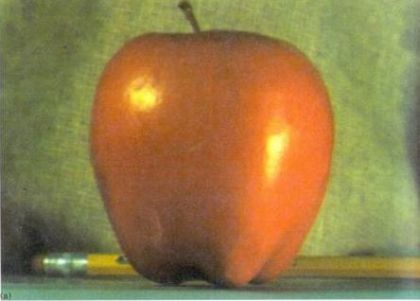
%> input picture image_pyramid/apple1.jpg, 420 x 301 px
$ octave --eval "convertImage(imread('../../image_pyramid/apple1.jpg'));"   (GNU Octave 9; MATLAB toolbox functions it lacks are replaced by stand-ins)
%> lines starting %> are read from the running program, lines starting %| are printed output that depends on the picture; in (x1, y1, x2, y2) boxes, pixels count from 0 and x2, y2 are one past the last pixel; in counts of white or black regions, pixels touching at a corner belong together; the program's own positions count from 1
% image conversion function
function convertImage(I)
    % check dimensions of the image
    dims = length(size(I));
%> dims = 3

    if dims == 3  % if the image is RGB
        % convert RGB to grayscale
        grayI = rgb2gray(I);
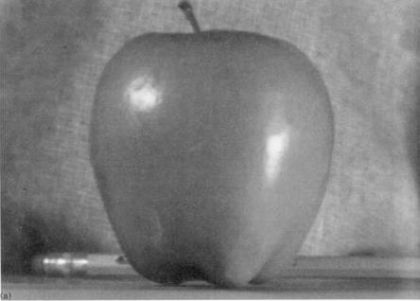
%> grayI: size 301x420 uint8; min 20, max 250, mean 125.1
        disp('converted to grayscale from RGB');

        % convert grayscale to binary
        binaryI = imbinarize(grayI);  % first normalize and then put the threshold
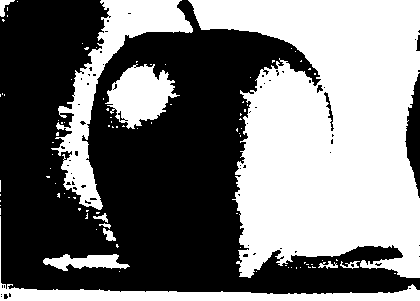
%> binaryI: size 301x420 logical; 46.9% white; 93 white regions (82 under 20 px), largest, box (x1, y1, x2, y2) and area: (188, 0, 420, 278) 44073, (51, 0, 193, 210) 6736, (0, 216, 420, 301) 4100
%> `convertImage(imread('../../image_pyramid/apple1.jpg'));`:
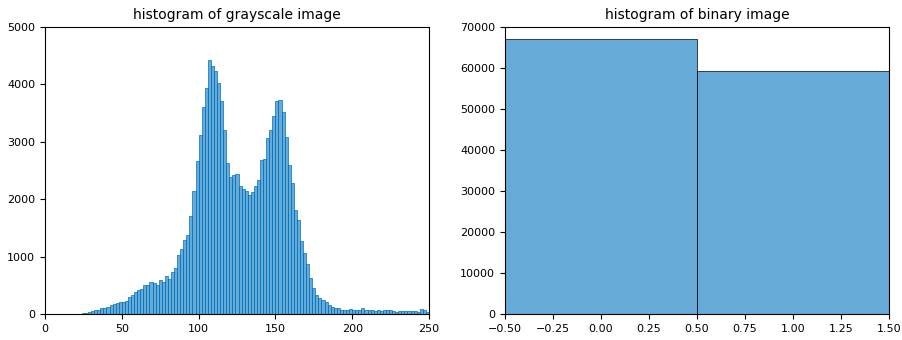
%> figure redrawn from the program's plot data, 2 panels; panel 1: tallest bar 4424 high, from x = 106 to 108
        disp('converted to binary');

        % plot RGB, grayscale, and binary images
        figure;
        subplot(1, 3, 1); % first subplot
        imshow(I);
        title('RGB image');

        subplot(1, 3, 2); % second subplot
        imshow(grayI);
        title('grayscale image');

        subplot(1, 3, 3); % third subplot
        imshow(binaryI);
        title('binary image');

        % plot histograms
        figure;
        subplot(1, 2, 1);
        histogram(grayI);
        title('histogram of grayscale image');

        subplot(1, 2, 2);
        histogram(binaryI);
        title('histogram of binary image');

    elseif dims == 2  % if the image is already grayscale
        disp('already grayscale');

        % convert grayscale to binary
        binaryI = imbinarize(I);
        disp('converted to binary');

        % plot grayscale and binary images
        figure;
        subplot(1, 2, 1); % first subplot
        imshow(I);
        title('grayscale image');

        subplot(1, 2, 2); % second subplot
        imshow(binaryI);
        title('binary image');

        % plot histograms
        figure;
        subplot(1, 2, 1);
        histogram(I);
        title('histogram of grayscale image');

        subplot(1, 2, 2);
        histogram(binaryI);
        title('histogram of binary image');

    else
        disp('unsupported image dimensions.');
    end
end

$ run again, on image_pyramid/blend.jpg
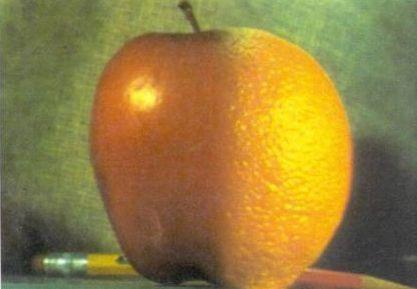
%> input picture image_pyramid/blend.jpg, 417 x 289 px
%> in convertImage, `binaryI = imbinarize(grayI);`:
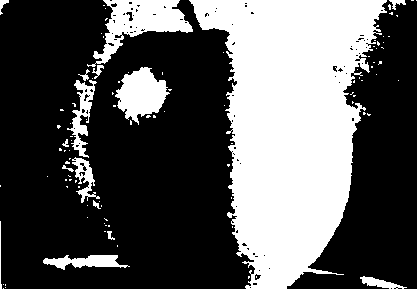
%> binaryI: size 289x417 logical; 34.8% white; 102 white regions (86 under 20 px), largest, box (x1, y1, x2, y2) and area: (189, 0, 387, 289) 34262, (87, 0, 193, 67) 2796, (115, 67, 170, 125) 1851
%> `convertImage(imread('../../image_pyramid/apple1.jpg'));`:
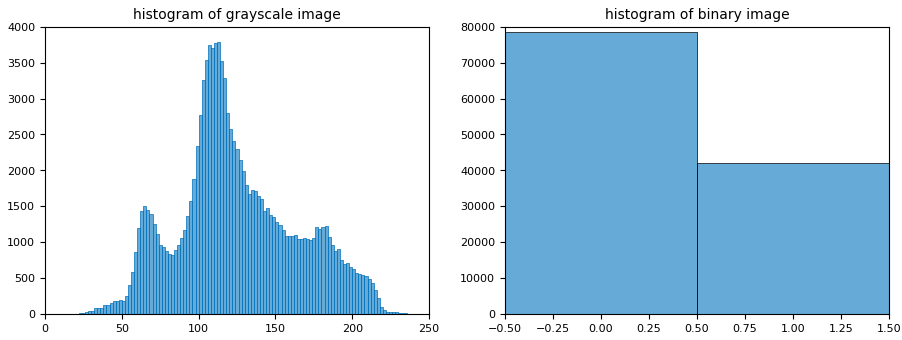
%> figure redrawn from the program's plot data, 2 panels; panel 1: tallest bar 3792 high, from x = 112 to 114

$ run again, on image_pyramid/orange1.jpg
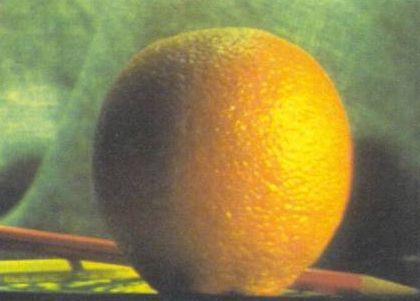
%> input picture image_pyramid/orange1.jpg, 420 x 301 px
%> in convertImage, `binaryI = imbinarize(grayI);`:
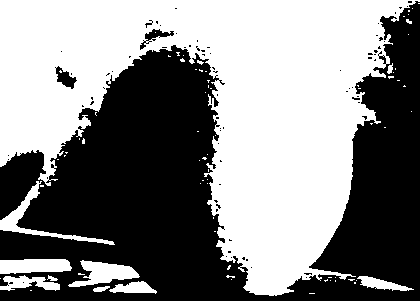
%> binaryI: size 301x420 logical; 52.3% white; 75 black regions (71 under 20 px), largest, box (x1, y1, x2, y2) and area: (0, 1, 420, 301) 59539, (55, 66, 77, 89) 237, (140, 29, 174, 50) 213, (145, 20, 153, 28) 21
%> `convertImage(imread('../../image_pyramid/apple1.jpg'));`:
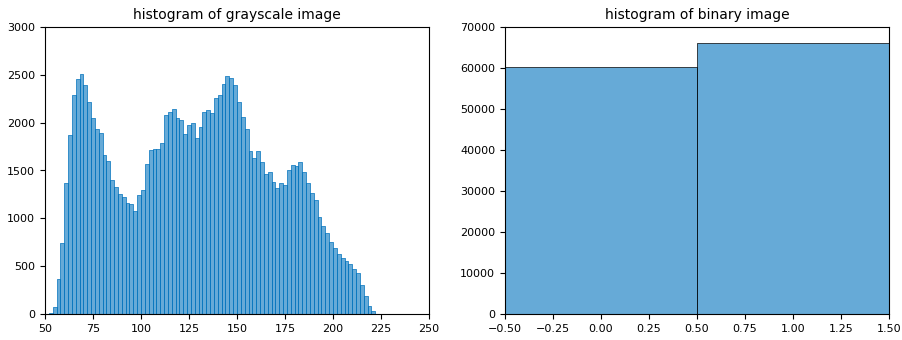
%> figure redrawn from the program's plot data, 2 panels; panel 1: tallest bar 2502 high, from x = 68 to 70
